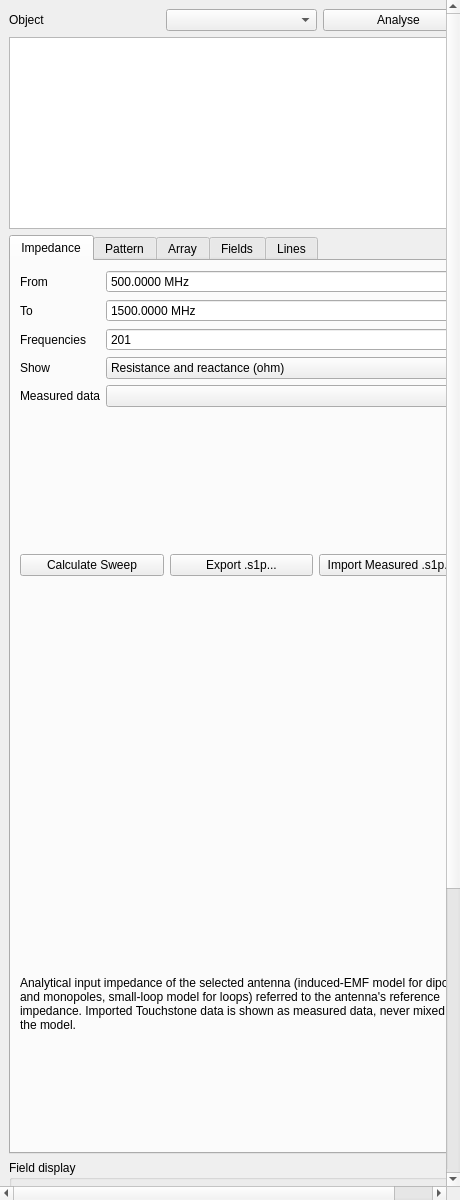
<?xml version="1.0" encoding="UTF-8"?>
<ui version="4.0">
 <class>EmPanel</class>
 <widget class="QWidget" name="EmPanel">
  <property name="geometry"><rect><x>0</x><y>0</y><width>460</width><height>1200</height></rect></property>
  <layout class="QVBoxLayout" name="outerLayout"><property name="leftMargin"><number>0</number></property><property name="topMargin"><number>0</number></property><property name="rightMargin"><number>0</number></property><property name="bottomMargin"><number>0</number></property>
   <item><widget class="QScrollArea" name="scrollArea"><property name="widgetResizable"><bool>true</bool></property><property name="frameShape"><enum>QFrame::NoFrame</enum></property><widget class="QWidget" name="content"><layout class="QVBoxLayout" name="contentLayout"><item><layout class="QHBoxLayout" name="auto2"><item><widget class="QLabel" name="objectLabel"><property name="text"><string>Object</string></property><property name="wordWrap"><bool>false</bool></property></widget></item><item><widget class="QComboBox" name="objectCombo"></widget></item><item><widget class="QPushButton" name="analyseButton"><property name="text"><string>Analyse</string></property></widget></item><item><spacer name="auto1"><property name="orientation"><enum>Qt::Horizontal</enum></property></spacer></item></layout></item><item><widget class="QPlainTextEdit" name="reportText"><property name="readOnly"><bool>true</bool></property><property name="minimumSize"><size><width>0</width><height>150</height></size></property></widget></item><item><widget class="QTabWidget" name="tabs"><widget class="QWidget" name="impedanceTab"><attribute name="title"><string>Impedance</string></attribute><layout class="QVBoxLayout" name="auto11"><item><layout class="QFormLayout" name="auto8"><item row="0" column="0"><widget class="QLabel" name="formLabel3"><property name="text"><string>From</string></property></widget></item><item row="0" column="1"><widget class="QDoubleSpinBox" name="sweepMinSpin"><property name="decimals"><number>4</number></property><property name="minimum"><double>0.001</double></property><property name="maximum"><double>1000000.0</double></property><property name="singleStep"><double>10.0</double></property><property name="suffix"><string> MHz</string></property><property name="value"><double>500</double></property><property name="keyboardTracking"><bool>false</bool></property></widget></item><item row="1" column="0"><widget class="QLabel" name="formLabel4"><property name="text"><string>To</string></property></widget></item><item row="1" column="1"><widget class="QDoubleSpinBox" name="sweepMaxSpin"><property name="decimals"><number>4</number></property><property name="minimum"><double>0.001</double></property><property name="maximum"><double>1000000.0</double></property><property name="singleStep"><double>10.0</double></property><property name="suffix"><string> MHz</string></property><property name="value"><double>1500</double></property><property name="keyboardTracking"><bool>false</bool></property></widget></item><item row="2" column="0"><widget class="QLabel" name="formLabel5"><property name="text"><string>Frequencies</string></property></widget></item><item row="2" column="1"><widget class="QSpinBox" name="sweepPointsSpin"><property name="minimum"><number>2</number></property><property name="maximum"><number>5000</number></property><property name="value"><number>201</number></property><property name="keyboardTracking"><bool>false</bool></property></widget></item><item row="3" column="0"><widget class="QLabel" name="formLabel6"><property name="text"><string>Show</string></property></widget></item><item row="3" column="1"><widget class="QComboBox" name="sweepViewCombo"><item><property name="text"><string>Resistance and reactance (ohm)</string></property></item><item><property name="text"><string>Return loss (dB)</string></property></item><item><property name="text"><string>VSWR</string></property></item></widget></item><item row="4" column="0"><widget class="QLabel" name="formLabel7"><property name="text"><string>Measured data</string></property></widget></item><item row="4" column="1"><widget class="QComboBox" name="measurementCombo"></widget></item></layout></item><item><layout class="QHBoxLayout" name="auto10"><item><widget class="QPushButton" name="sweepButton"><property name="text"><string>Calculate Sweep</string></property></widget></item><item><widget class="QPushButton" name="exportButton"><property name="text"><string>Export .s1p...</string></property></widget></item><item><widget class="QPushButton" name="importButton"><property name="text"><string>Import Measured .s1p...</string></property></widget></item><item><spacer name="auto9"><property name="orientation"><enum>Qt::Horizontal</enum></property></spacer></item></layout></item><item><widget class="PlotWidget" name="sweepPlot" native="true"><property name="minimumSize"><size><width>0</width><height>220</height></size></property></widget></item><item><widget class="QLabel" name="sweepNote"><property name="text"><string>Analytical input impedance of the selected antenna (induced-EMF model for dipoles and monopoles, small-loop model for loops) referred to the antenna's reference impedance. Imported Touchstone data is shown as measured data, never mixed with the model.</string></property><property name="wordWrap"><bool>true</bool></property></widget></item></layout></widget><widget class="QWidget" name="patternTab"><attribute name="title"><string>Pattern</string></attribute><layout class="QVBoxLayout" name="auto18"><item><layout class="QFormLayout" name="auto15"><item row="0" column="0"><widget class="QLabel" name="formLabel12"><property name="text"><string>Angular step</string></property></widget></item><item row="0" column="1"><widget class="QDoubleSpinBox" name="resolutionSpin"><property name="decimals"><number>2</number></property><property name="minimum"><double>0.1</double></property><property name="maximum"><double>10</double></property><property name="singleStep"><double>0.5</double></property><property name="suffix"><string> deg</string></property><property name="value"><double>1</double></property><property name="keyboardTracking"><bool>false</bool></property></widget></item><item row="1" column="0"><widget class="QLabel" name="formLabel13"><property name="text"><string>Cut</string></property></widget></item><item row="1" column="1"><widget class="QComboBox" name="cutCombo"><item><property name="text"><string>Elevation, phi = 0 (XZ plane)</string></property></item><item><property name="text"><string>Elevation, phi = 90 deg (YZ plane)</string></property></item><item><property name="text"><string>Azimuth, theta = 90 deg (XY plane)</string></property></item></widget></item><item row="2" column="0"><widget class="QLabel" name="formLabel14"><property name="text"><string></string></property></widget></item><item row="2" column="1"><widget class="QCheckBox" name="dbCheck"><property name="text"><string>Decibels relative to the maximum</string></property></widget></item></layout></item><item><layout class="QHBoxLayout" name="auto17"><item><widget class="QPushButton" name="patternButton"><property name="text"><string>Calculate Pattern</string></property></widget></item><item><widget class="QPushButton" name="show3DButton"><property name="text"><string>Show 3D Pattern</string></property></widget></item><item><widget class="QPushButton" name="hide3DButton"><property name="text"><string>Hide 3D Pattern</string></property></widget></item><item><spacer name="auto16"><property name="orientation"><enum>Qt::Horizontal</enum></property></spacer></item></layout></item><item><widget class="PlotWidget" name="patternPlot" native="true"><property name="minimumSize"><size><width>0</width><height>220</height></size></property></widget></item><item><widget class="QPlainTextEdit" name="patternText"><property name="readOnly"><bool>true</bool></property><property name="minimumSize"><size><width>0</width><height>70</height></size></property></widget></item></layout></widget><widget class="QWidget" name="arrayTab"><attribute name="title"><string>Array</string></attribute><layout class="QVBoxLayout" name="auto33"><item><layout class="QFormLayout" name="auto23"><item row="0" column="0"><widget class="QLabel" name="formLabel19"><property name="text"><string>Steer to theta</string></property></widget></item><item row="0" column="1"><widget class="QDoubleSpinBox" name="steerThetaSpin"><property name="decimals"><number>2</number></property><property name="minimum"><double>0</double></property><property name="maximum"><double>180</double></property><property name="singleStep"><double>5</double></property><property name="suffix"><string> deg</string></property><property name="value"><double>0</double></property><property name="keyboardTracking"><bool>false</bool></property></widget></item><item row="1" column="0"><widget class="QLabel" name="formLabel20"><property name="text"><string>Steer to phi</string></property></widget></item><item row="1" column="1"><widget class="QDoubleSpinBox" name="steerPhiSpin"><property name="decimals"><number>2</number></property><property name="minimum"><double>-360</double></property><property name="maximum"><double>360</double></property><property name="singleStep"><double>5</double></property><property name="suffix"><string> deg</string></property><property name="value"><double>0</double></property><property name="keyboardTracking"><bool>false</bool></property></widget></item><item row="2" column="0"><widget class="QLabel" name="formLabel21"><property name="text"><string></string></property></widget></item><item row="2" column="1"><widget class="QCheckBox" name="ttdCheck"><property name="text"><string>True time delay (no beam squint over frequency)</string></property></widget></item><item row="3" column="0"><widget class="QLabel" name="formLabel22"><property name="text"><string>Chebyshev sidelobe level</string></property></widget></item><item row="3" column="1"><widget class="QDoubleSpinBox" name="chebyshevSpin"><property name="decimals"><number>1</number></property><property name="minimum"><double>5</double></property><property name="maximum"><double>120</double></property><property name="singleStep"><double>5</double></property><property name="suffix"><string> dB</string></property><property name="value"><double>30</double></property><property name="keyboardTracking"><bool>false</bool></property></widget></item></layout></item><item><layout class="QHBoxLayout" name="auto25"><item><widget class="QPushButton" name="steerButton"><property name="text"><string>Steer</string></property></widget></item><item><widget class="QPushButton" name="chebyshevButton"><property name="text"><string>Apply Chebyshev Taper</string></property></widget></item><item><widget class="QPushButton" name="analyseArrayButton"><property name="text"><string>Analyse Array</string></property></widget></item><item><spacer name="auto24"><property name="orientation"><enum>Qt::Horizontal</enum></property></spacer></item></layout></item><item><widget class="QLabel" name="beamsTitle"><property name="text"><string>Beam synthesis: wanted beams and nulls (directions in the array's local frame)</string></property><property name="wordWrap"><bool>true</bool></property></widget></item><item><widget class="QTableWidget" name="beamTable"><property name="selectionBehavior"><enum>QAbstractItemView::SelectRows</enum></property><property name="minimumSize"><size><width>0</width><height>110</height></size></property><attribute name="verticalHeaderVisible"><bool>false</bool></attribute><attribute name="horizontalHeaderStretchLastSection"><bool>true</bool></attribute><column><property name="text"><string>Theta (deg)</string></property></column><column><property name="text"><string>Phi (deg)</string></property></column><column><property name="text"><string>Level (dB)</string></property></column><column><property name="text"><string>Null</string></property></column></widget></item><item><layout class="QHBoxLayout" name="auto27"><item><widget class="QPushButton" name="addBeamButton"><property name="text"><string>Add Beam</string></property></widget></item><item><widget class="QPushButton" name="addNullButton"><property name="text"><string>Add Null</string></property></widget></item><item><widget class="QPushButton" name="removeBeamButton"><property name="text"><string>Remove</string></property></widget></item><item><spacer name="auto26"><property name="orientation"><enum>Qt::Horizontal</enum></property></spacer></item></layout></item><item><layout class="QFormLayout" name="auto30"><item row="0" column="0"><widget class="QLabel" name="formLabel28"><property name="text"><string>Regularization</string></property></widget></item><item row="0" column="1"><widget class="QDoubleSpinBox" name="regularizationSpin"><property name="decimals"><number>6</number></property><property name="minimum"><double>0</double></property><property name="maximum"><double>1</double></property><property name="singleStep"><double>0.001</double></property><property name="value"><double>0.001</double></property><property name="keyboardTracking"><bool>false</bool></property></widget></item><item row="1" column="0"><widget class="QLabel" name="formLabel29"><property name="text"><string>Amplitude limit</string></property></widget></item><item row="1" column="1"><widget class="QDoubleSpinBox" name="amplitudeLimitSpin"><property name="decimals"><number>4</number></property><property name="minimum"><double>0</double></property><property name="maximum"><double>1000000.0</double></property><property name="singleStep"><double>0.1</double></property><property name="specialValueText"><string>None</string></property><property name="value"><double>0</double></property><property name="keyboardTracking"><bool>false</bool></property></widget></item></layout></item><item><layout class="QHBoxLayout" name="auto32"><item><widget class="QPushButton" name="synthesizeButton"><property name="text"><string>Synthesize</string></property></widget></item><item><widget class="QPushButton" name="applySynthesisButton"><property name="text"><string>Synthesize and Apply</string></property></widget></item><item><spacer name="auto31"><property name="orientation"><enum>Qt::Horizontal</enum></property></spacer></item></layout></item><item><widget class="PlotWidget" name="arrayPlot" native="true"><property name="minimumSize"><size><width>0</width><height>200</height></size></property></widget></item><item><widget class="QPlainTextEdit" name="arrayText"><property name="readOnly"><bool>true</bool></property><property name="minimumSize"><size><width>0</width><height>120</height></size></property></widget></item></layout></widget><widget class="QWidget" name="fieldsTab"><attribute name="title"><string>Fields</string></attribute><layout class="QVBoxLayout" name="auto52"><item><layout class="QFormLayout" name="auto35"><item row="0" column="0"><widget class="QLabel" name="formLabel34"><property name="text"><string>Region</string></property></widget></item><item row="0" column="1"><widget class="QComboBox" name="regionCombo"></widget></item></layout></item><item><layout class="QHBoxLayout" name="auto37"><item><widget class="QPushButton" name="evaluateButton"><property name="text"><string>Evaluate Analytical Field</string></property></widget></item><item><widget class="QPushButton" name="guideFieldButton"><property name="text"><string>TE10 Field of the Guide</string></property></widget></item><item><spacer name="auto36"><property name="orientation"><enum>Qt::Horizontal</enum></property></spacer></item></layout></item><item><widget class="QLabel" name="probeTitle"><property name="text"><string>Probe (world coordinates)</string></property><property name="wordWrap"><bool>true</bool></property></widget></item><item><layout class="QHBoxLayout" name="auto39"><item><widget class="QDoubleSpinBox" name="probeXSpin"><property name="decimals"><number>4</number></property><property name="minimum"><double>-1000000.0</double></property><property name="maximum"><double>1000000.0</double></property><property name="singleStep"><double>0.01</double></property><property name="suffix"><string> m</string></property><property name="value"><double>0.3</double></property><property name="keyboardTracking"><bool>false</bool></property></widget></item><item><widget class="QDoubleSpinBox" name="probeYSpin"><property name="decimals"><number>4</number></property><property name="minimum"><double>-1000000.0</double></property><property name="maximum"><double>1000000.0</double></property><property name="singleStep"><double>0.01</double></property><property name="suffix"><string> m</string></property><property name="value"><double>0</double></property><property name="keyboardTracking"><bool>false</bool></property></widget></item><item><widget class="QDoubleSpinBox" name="probeZSpin"><property name="decimals"><number>4</number></property><property name="minimum"><double>-1000000.0</double></property><property name="maximum"><double>1000000.0</double></property><property name="singleStep"><double>0.01</double></property><property name="suffix"><string> m</string></property><property name="value"><double>0</double></property><property name="keyboardTracking"><bool>false</bool></property></widget></item><item><widget class="QPushButton" name="probeButton"><property name="text"><string>Probe</string></property></widget></item><item><spacer name="auto38"><property name="orientation"><enum>Qt::Horizontal</enum></property></spacer></item></layout></item><item><widget class="QPlainTextEdit" name="probeText"><property name="readOnly"><bool>true</bool></property><property name="minimumSize"><size><width>0</width><height>80</height></size></property></widget></item><item><widget class="QGroupBox" name="fullWaveGroup"><property name="title"><string>Full-wave numerical solution (Yee FDTD)</string></property><layout class="QVBoxLayout" name="auto51"><item><layout class="QFormLayout" name="auto48"><item row="0" column="0"><widget class="QLabel" name="formLabel40"><property name="text"><string>Resolution</string></property></widget></item><item row="0" column="1"><widget class="QDoubleSpinBox" name="cellsSpin"><property name="decimals"><number>1</number></property><property name="minimum"><double>6</double></property><property name="maximum"><double>200</double></property><property name="singleStep"><double>2</double></property><property name="suffix"><string> cells / wavelength</string></property><property name="value"><double>20</double></property><property name="keyboardTracking"><bool>false</bool></property></widget></item><item row="1" column="0"><widget class="QLabel" name="formLabel41"><property name="text"><string>Time step</string></property></widget></item><item row="1" column="1"><widget class="QDoubleSpinBox" name="courantSpin"><property name="decimals"><number>3</number></property><property name="minimum"><double>0.05</double></property><property name="maximum"><double>1</double></property><property name="singleStep"><double>0.05</double></property><property name="suffix"><string> x stability limit</string></property><property name="value"><double>0.95</double></property><property name="keyboardTracking"><bool>false</bool></property></widget></item><item row="2" column="0"><widget class="QLabel" name="formLabel42"><property name="text"><string>Absorbing layer</string></property></widget></item><item row="2" column="1"><widget class="QSpinBox" name="absorbingSpin"><property name="minimum"><number>4</number></property><property name="maximum"><number>200</number></property><property name="suffix"><string> cells</string></property><property name="value"><number>10</number></property><property name="keyboardTracking"><bool>false</bool></property></widget></item><item row="3" column="0"><widget class="QLabel" name="formLabel43"><property name="text"><string>Signal</string></property></widget></item><item row="3" column="1"><widget class="QComboBox" name="waveformCombo"><item><property name="text"><string>Continuous sinusoid (steady state)</string></property></item><item><property name="text"><string>Tone burst</string></property></item><item><property name="text"><string>Gaussian pulse</string></property></item></widget></item><item row="4" column="0"><widget class="QLabel" name="formLabel44"><property name="text"><string>Burst cycles</string></property></widget></item><item row="4" column="1"><widget class="QDoubleSpinBox" name="cyclesSpin"><property name="decimals"><number>1</number></property><property name="minimum"><double>1</double></property><property name="maximum"><double>1000</double></property><property name="singleStep"><double>1.0</double></property><property name="value"><double>5</double></property><property name="keyboardTracking"><bool>false</bool></property></widget></item><item row="5" column="0"><widget class="QLabel" name="formLabel45"><property name="text"><string>Analysis window</string></property></widget></item><item row="5" column="1"><widget class="QDoubleSpinBox" name="periodsSpin"><property name="decimals"><number>1</number></property><property name="minimum"><double>1</double></property><property name="maximum"><double>1000</double></property><property name="singleStep"><double>1.0</double></property><property name="suffix"><string> periods</string></property><property name="value"><double>8</double></property><property name="keyboardTracking"><bool>false</bool></property></widget></item><item row="6" column="0"><widget class="QLabel" name="formLabel46"><property name="text"><string>Simulated time</string></property></widget></item><item row="6" column="1"><widget class="QDoubleSpinBox" name="durationSpin"><property name="decimals"><number>3</number></property><property name="minimum"><double>0</double></property><property name="maximum"><double>1000000000.0</double></property><property name="singleStep"><double>1</double></property><property name="suffix"><string> ns</string></property><property name="specialValueText"><string>Automatic</string></property><property name="value"><double>0</double></property><property name="keyboardTracking"><bool>false</bool></property></widget></item><item row="7" column="0"><widget class="QLabel" name="formLabel47"><property name="text"><string>Memory limit</string></property></widget></item><item row="7" column="1"><widget class="QSpinBox" name="memorySpin"><property name="minimum"><number>1</number></property><property name="maximum"><number>1048576</number></property><property name="suffix"><string> MiB</string></property><property name="value"><number>1024</number></property><property name="keyboardTracking"><bool>false</bool></property></widget></item></layout></item><item><layout class="QHBoxLayout" name="auto50"><item><widget class="QPushButton" name="planButton"><property name="text"><string>Plan</string></property></widget></item><item><widget class="QPushButton" name="runFullWaveButton"><property name="text"><string>Run Full-Wave</string></property></widget></item><item><spacer name="auto49"><property name="orientation"><enum>Qt::Horizontal</enum></property></spacer></item></layout></item><item><widget class="QPlainTextEdit" name="planText"><property name="readOnly"><bool>true</bool></property><property name="minimumSize"><size><width>0</width><height>140</height></size></property></widget></item></layout></widget></item></layout></widget><widget class="QWidget" name="linesTab"><attribute name="title"><string>Lines</string></attribute><layout class="QVBoxLayout" name="auto61"><item><layout class="QFormLayout" name="auto58"><item row="0" column="0"><widget class="QLabel" name="formLabel53"><property name="text"><string>Line</string></property></widget></item><item row="0" column="1"><widget class="QComboBox" name="lineTypeCombo"><item><property name="text"><string>Coaxial line (exact)</string></property></item><item><property name="text"><string>Microstrip (Hammerstad-Jensen)</string></property></item><item><property name="text"><string>Stripline (exact, zero-thickness strip)</string></property></item><item><property name="text"><string>Coplanar waveguide (exact, infinite substrate)</string></property></item></widget></item><item row="1" column="0"><widget class="QLabel" name="formLabel54"><property name="text"><string>Dimension 1</string></property></widget></item><item row="1" column="1"><widget class="QDoubleSpinBox" name="lineASpin"><property name="decimals"><number>4</number></property><property name="minimum"><double>1e-06</double></property><property name="maximum"><double>1000000.0</double></property><property name="singleStep"><double>0.1</double></property><property name="suffix"><string> mm</string></property><property name="value"><double>0.45</double></property><property name="keyboardTracking"><bool>false</bool></property></widget></item><item row="2" column="0"><widget class="QLabel" name="formLabel55"><property name="text"><string>Dimension 2</string></property></widget></item><item row="2" column="1"><widget class="QDoubleSpinBox" name="lineBSpin"><property name="decimals"><number>4</number></property><property name="minimum"><double>1e-06</double></property><property name="maximum"><double>1000000.0</double></property><property name="singleStep"><double>0.1</double></property><property name="suffix"><string> mm</string></property><property name="value"><double>1.47</double></property><property name="keyboardTracking"><bool>false</bool></property></widget></item><item row="3" column="0"><widget class="QLabel" name="formLabel56"><property name="text"><string>Relative permittivity</string></property></widget></item><item row="3" column="1"><widget class="QDoubleSpinBox" name="lineErSpin"><property name="decimals"><number>3</number></property><property name="minimum"><double>1</double></property><property name="maximum"><double>1000</double></property><property name="singleStep"><double>0.1</double></property><property name="value"><double>1</double></property><property name="keyboardTracking"><bool>false</bool></property></widget></item><item row="4" column="0"><widget class="QLabel" name="formLabel57"><property name="text"><string>Frequency</string></property></widget></item><item row="4" column="1"><widget class="QDoubleSpinBox" name="lineFrequencySpin"><property name="decimals"><number>4</number></property><property name="minimum"><double>0.001</double></property><property name="maximum"><double>1000000.0</double></property><property name="singleStep"><double>10.0</double></property><property name="suffix"><string> MHz</string></property><property name="value"><double>1000</double></property><property name="keyboardTracking"><bool>false</bool></property></widget></item></layout></item><item><layout class="QHBoxLayout" name="auto60"><item><widget class="QPushButton" name="lineButton"><property name="text"><string>Calculate Line</string></property></widget></item><item><spacer name="auto59"><property name="orientation"><enum>Qt::Horizontal</enum></property></spacer></item></layout></item><item><widget class="QPlainTextEdit" name="lineText"><property name="readOnly"><bool>true</bool></property><property name="minimumSize"><size><width>0</width><height>120</height></size></property></widget></item></layout></widget></widget></item><item><widget class="QGroupBox" name="displayGroup"><property name="title"><string>Field display</string></property><layout class="QFormLayout" name="auto71"><item row="0" column="0"><widget class="QLabel" name="formLabel66"><property name="text"><string>Result</string></property></widget></item><item row="0" column="1"><widget class="QComboBox" name="resultCombo"></widget></item><item row="1" column="0"><widget class="QLabel" name="formLabel67"><property name="text"><string>Component</string></property></widget></item><item row="1" column="1"><widget class="QComboBox" name="componentCombo"><item><property name="text"><string>|E| (V/m)</string></property></item><item><property name="text"><string>Ex</string></property></item><item><property name="text"><string>Ey</string></property></item><item><property name="text"><string>Ez</string></property></item><item><property name="text"><string>|H| (A/m)</string></property></item><item><property name="text"><string>Hx</string></property></item><item><property name="text"><string>Hy</string></property></item><item><property name="text"><string>Hz</string></property></item><item><property name="text"><string>Power density |Re S| (W/m^2)</string></property></item></widget></item><item row="2" column="0"><widget class="QLabel" name="formLabel68"><property name="text"><string>Show</string></property></widget></item><item row="2" column="1"><widget class="QComboBox" name="quantityCombo"><item><property name="text"><string>Magnitude (linear)</string></property></item><item><property name="text"><string>Phase</string></property></item><item><property name="text"><string>Instantaneous value</string></property></item><item><property name="text"><string>Level in dB (40 dB range)</string></property></item></widget></item><item row="3" column="0"><widget class="QLabel" name="formLabel69"><property name="text"><string>Colour scale</string></property></widget></item><item row="3" column="1"><layout class="QHBoxLayout" name="auto63"><item><widget class="QCheckBox" name="normalizedCheck"><property name="text"><string>Normalized</string></property></widget></item><item><widget class="QDoubleSpinBox" name="absoluteSpin"><property name="decimals"><number>6</number></property><property name="minimum"><double>1e-12</double></property><property name="maximum"><double>1000000000000.0</double></property><property name="singleStep"><double>0.1</double></property><property name="value"><double>1</double></property><property name="keyboardTracking"><bool>false</bool></property></widget></item><item><spacer name="auto62"><property name="orientation"><enum>Qt::Horizontal</enum></property></spacer></item></layout></item><item row="4" column="0"><widget class="QLabel" name="formLabel70"><property name="text"><string></string></property></widget></item><item row="4" column="1"><layout class="QHBoxLayout" name="auto65"><item><widget class="QCheckBox" name="animateCheck"><property name="text"><string>Animate</string></property></widget></item><item><widget class="QPushButton" name="removeResultButton"><property name="text"><string>Remove Result</string></property></widget></item><item><spacer name="auto64"><property name="orientation"><enum>Qt::Horizontal</enum></property></spacer></item></layout></item></layout></widget></item><item><widget class="QPlainTextEdit" name="displayText"><property name="readOnly"><bool>true</bool></property><property name="minimumSize"><size><width>0</width><height>60</height></size></property></widget></item><item><layout class="QHBoxLayout" name="auto73"><item><widget class="QLabel" name="statusLabel"><property name="text"><string></string></property><property name="wordWrap"><bool>false</bool></property></widget></item><item><widget class="QPushButton" name="cancelButton"><property name="text"><string>Cancel</string></property></widget></item><item><spacer name="auto72"><property name="orientation"><enum>Qt::Horizontal</enum></property></spacer></item></layout></item></layout></widget></widget></item>
  </layout>
 </widget>
 <customwidgets>
  <customwidget><class>PlotWidget</class><extends>QWidget</extends><header>PlotWidget.h</header><container>1</container></customwidget>
 </customwidgets>
 <resources/>
 <connections/>
</ui>
